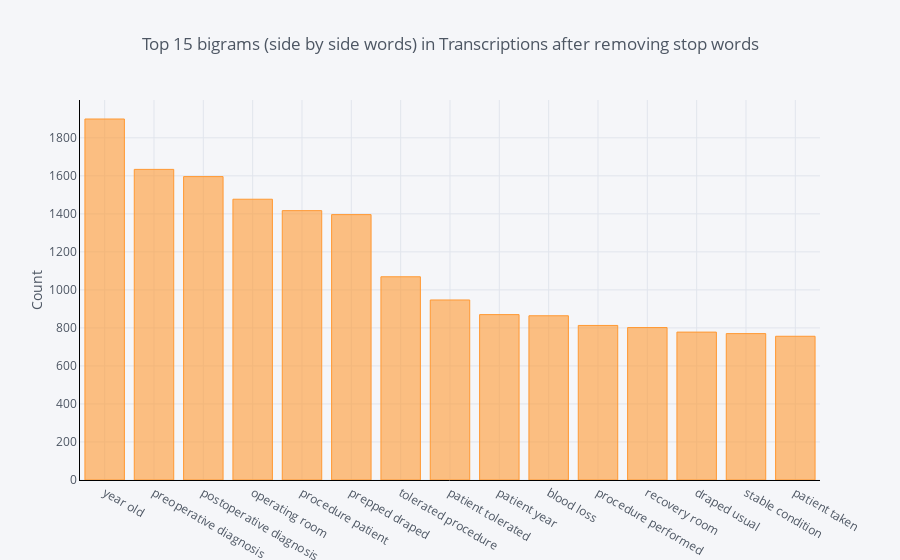

The code cell stored with this chart in its notebook:
### Code cell
#Plot 15 most common bigrams (words found side by side)

def get_top_n_bigram(corpus, n=None):
    vec = CountVectorizer(ngram_range=(2, 2), stop_words='english').fit(corpus)
    bag_of_words = vec.transform(corpus)
    sum_words = bag_of_words.sum(axis=0) 
    words_freq = [(word, sum_words[0, idx]) for word, idx in vec.vocabulary_.items()]
    words_freq =sorted(words_freq, key = lambda x: x[1], reverse=True)
    return words_freq[:n]
common_words = get_top_n_bigram(df['trans_clean'], 15)
for word, freq in common_words:
    print(word, freq)
df4 = pd.DataFrame(common_words, columns = ['ReviewText' , 'count'])
df4.groupby('ReviewText').sum()['count'].sort_values(ascending=False).iplot(
    kind='bar', yTitle='Count', linecolor='black', title='Top 15 bigrams (side by side words) in Transcriptions after removing stop words')

### Figure 1 — Plotly figure (JSON) as saved in the notebook; plotly's stock layout.template omitted (floating-point values rounded to 4 significant figures)
{"data": [{"marker": {"color": "rgba(255, 153, 51, 0.6)", "line": {"color": "rgba(255, 153, 51, 1.0)", "width": 1}}, "name": "count", "orientation": "v", "text": "", "type": "bar", "uid": "025d1146-93ae-4e9f-abca-4bc793017fed", "x": ["year old", "preoperative diagnosis", "postoperative diagnosis", "operating room", "procedure patient", "prepped draped", "tolerated procedure", "patient tolerated", "patient year", "blood loss", "procedure performed", "recovery room", "draped usual", "stable condition", "patient taken"], "y": [1899, 1634, 1596, 1477, 1417, 1396, 1069, 947, 870, 864, 813, 802, 778, 770, 756]}], "layout": {"legend": {"bgcolor": "#F5F6F9", "font": {"color": "#4D5663"}}, "paper_bgcolor": "#F5F6F9", "plot_bgcolor": "#F5F6F9", "title": {"font": {"color": "#4D5663"}, "text": "Top 15 bigrams (side by side words) in Transcriptions after removing stop words"}, "xaxis": {"gridcolor": "#E1E5ED", "linecolor": "black", "showgrid": true, "tickfont": {"color": "#4D5663"}, "title": {"font": {"color": "#4D5663"}, "text": ""}, "zerolinecolor": "#E1E5ED"}, "yaxis": {"gridcolor": "#E1E5ED", "linecolor": "black", "showgrid": true, "tickfont": {"color": "#4D5663"}, "title": {"font": {"color": "#4D5663"}, "text": "Count"}, "zerolinecolor": "#E1E5ED"}}}
